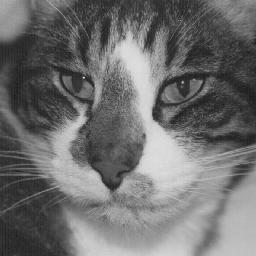
#> input picture Ex_Image_Processing/Ex1/dorian.jpg, 256 x 256 px
$ python test_ex_1.py
#> lines starting #> are read from the running program, lines starting #| are printed output that depends on the picture
# -*- coding: utf-8 -*-
"""
Created on Mon May 29 14:10:32 2023

@author: nokia
"""

import numpy as np
import matplotlib.pyplot as plt
import skimage.io as io
import scipy.ndimage as ndi

plt.close('all')

x = io.imread('dorian.jpg')
#> x is the input picture: shape (256, 256); min 21, max 228, mean 110.6


h, b = np.histogram(x, np.arange(257))
#> h = 256 values, max 862 at index 54, min 0 at index 0, mean 256; b = 257 values from 0 to 256

plt.figure()
plt.bar(np.arange(256),h)
plt.axis([0,255,0,1.1*np.max(h)])
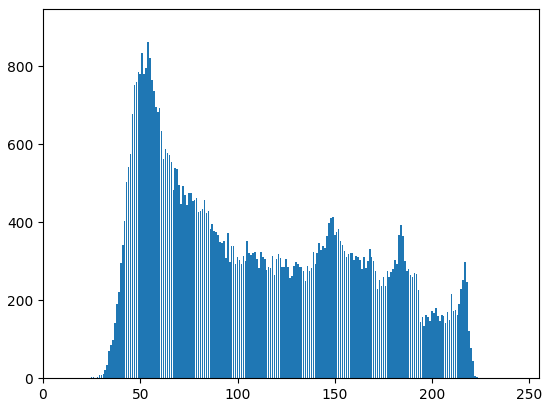
#> figure drawn by matplotlib, 1 panel; tallest bar 862 high, from x = 53.6 to 54.4

$ run again, with Ex_Image_Processing/Ex1/fragole.jpg copied over Ex_Image_Processing/Ex1/dorian.jpg
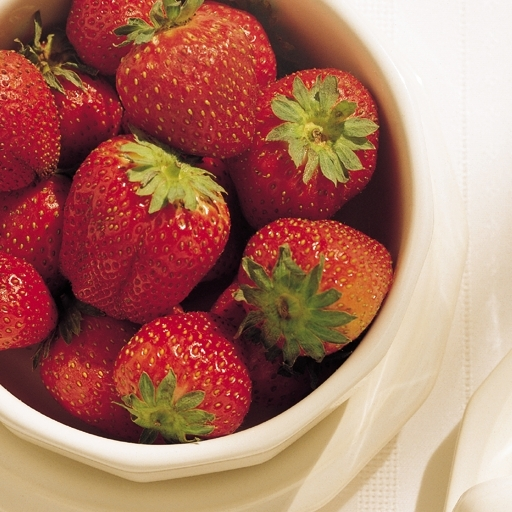
#> input picture Ex_Image_Processing/Ex1/fragole.jpg, 512 x 512 px
#> x is the input picture: shape (512, 512, 3); mean R, G, B 171.3, 115.6, 99.6
#> h = 256 values, max 9820 at index 244, min 107 at index 254, mean 3072; b = 257 values from 0 to 256
#> `plt.axis([0,255,0,1.1*np.max(h)])`:
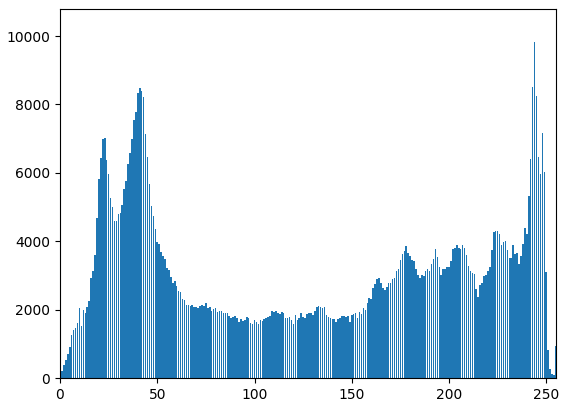
#> figure drawn by matplotlib, 1 panel; tallest bar 9820 high, from x = 243.6 to 244.4

$ run again, with Ex_Image_Processing/Ex1/Washington_blue.TIF saved as Ex_Image_Processing/Ex1/dorian.jpg
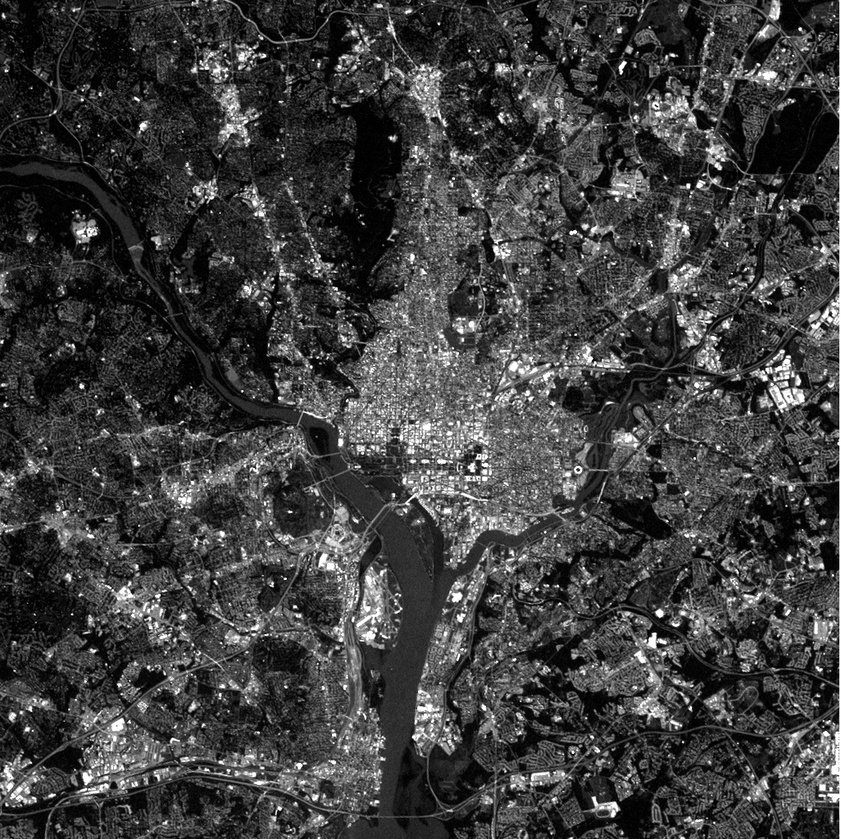
#> input picture Ex_Image_Processing/Ex1/Washington_blue.TIF, 841 x 839 px, shrunk from 1026 x 1024 before the run
#> x is the input picture: shape (839, 841); min 0, max 255, mean 62.4
#> h = 256 values, max 11458 at index 0, min 151 at index 237, mean 2756.2; b = 257 values from 0 to 256
#> `plt.axis([0,255,0,1.1*np.max(h)])`:
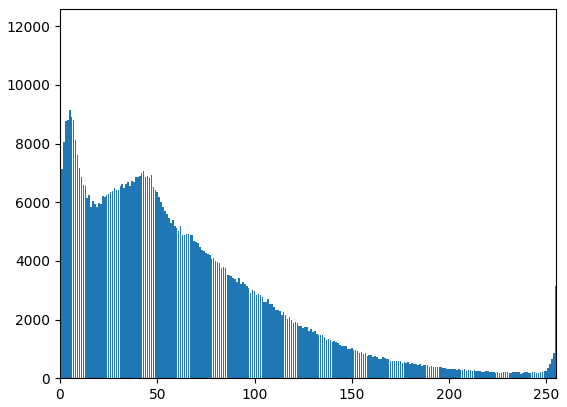
#> figure drawn by matplotlib, 1 panel; tallest bar 11458 high, from x = -0.4 to 0.4
